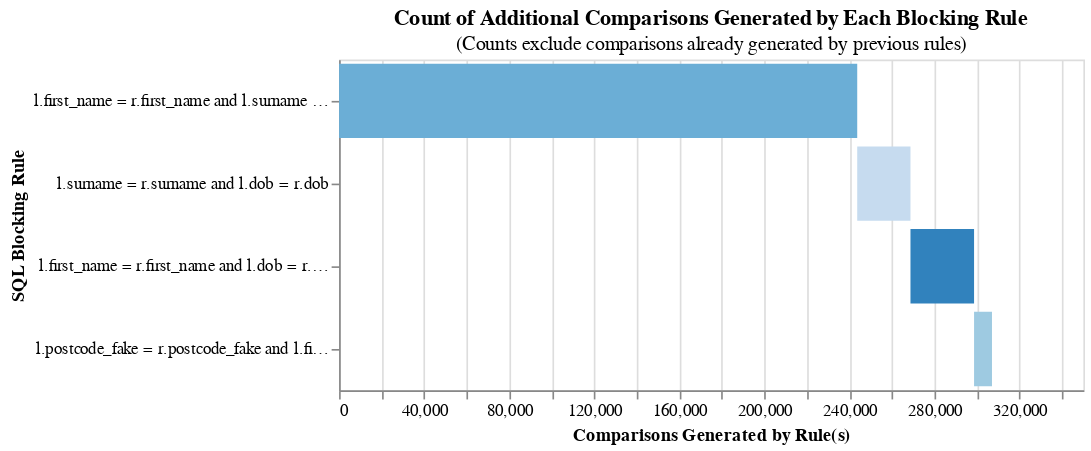

Notebook cell for this chart:
### Code cell
linker.cumulative_num_comparisons_from_blocking_rules_chart()

### Figure 1 — Vega-Lite specification as saved in the notebook (floating-point values rounded to 4 significant figures)
{"$schema": "https://vega.github.io/schema/vega-lite/v5.json", "config": {"header": {"title": null}, "mark": {"tooltip": null}, "title": {"anchor": "middle"}, "view": {"height": 200, "width": 450}}, "data": {"values": [{"cartesian": 1279041753, "cumulative_rows": 243656, "reduction_ratio": "The rolling reduction ratio with your given blocking rule(s) is 1.0. \nThis represents the reduction in the total number of comparisons due to your rule(s).", "row_count": 243656, "rule": "l.first_name = r.first_name and l.surname = r.surname", "start": 0}, {"cartesian": 1279041753, "cumulative_rows": 268697, "reduction_ratio": "The rolling reduction ratio with your given blocking rule(s) is 1.0. \nThis represents the reduction in the total number of comparisons due to your rule(s).", "row_count": 25041, "rule": "l.surname = r.surname and l.dob = r.dob", "start": 243656}, {"cartesian": 1279041753, "cumulative_rows": 298602, "reduction_ratio": "The rolling reduction ratio with your given blocking rule(s) is 1.0. \nThis represents the reduction in the total number of comparisons due to your rule(s).", "row_count": 29905, "rule": "l.first_name = r.first_name and l.dob = r.dob", "start": 268697}, {"cartesian": 1279041753, "cumulative_rows": 307023, "reduction_ratio": "The rolling reduction ratio with your given blocking rule(s) is 1.0. \nThis represents the reduction in the total number of comparisons due to your rule(s).", "row_count": 8421, "rule": "l.postcode_fake = r.postcode_fake and l.first_name = r.first_name", "start": 298602}]}, "encoding": {"color": {"field": "rule", "legend": null, "scale": {"scheme": "category20c"}}, "order": {"field": "cumulative_rows"}, "tooltip": [{"field": "rule", "title": "SQL Condition", "type": "nominal"}, {"field": "row_count", "format": ",", "title": "Comparisons Generated", "type": "quantitative"}, {"field": "cumulative_rows", "format": ",", "title": "Cumulative Comparisons", "type": "quantitative"}, {"field": "cartesian", "format": ",", "title": "Cartesian Product of Input Data", "type": "quantitative"}, {"field": "reduction_ratio", "title": "Reduction Ratio (cumulative rows/cartesian product)", "type": "ordinal"}], "x": {"field": "start", "title": "Comparisons Generated by Rule(s)", "type": "quantitative"}, "x2": {"field": "cumulative_rows"}, "y": {"field": "rule", "sort": "-x2", "title": "SQL Blocking Rule"}}, "mark": "bar", "title": {"subtitle": "(Counts exclude comparisons already generated by previous rules)", "text": "Count of Additional Comparisons Generated by Each Blocking Rule"}}
